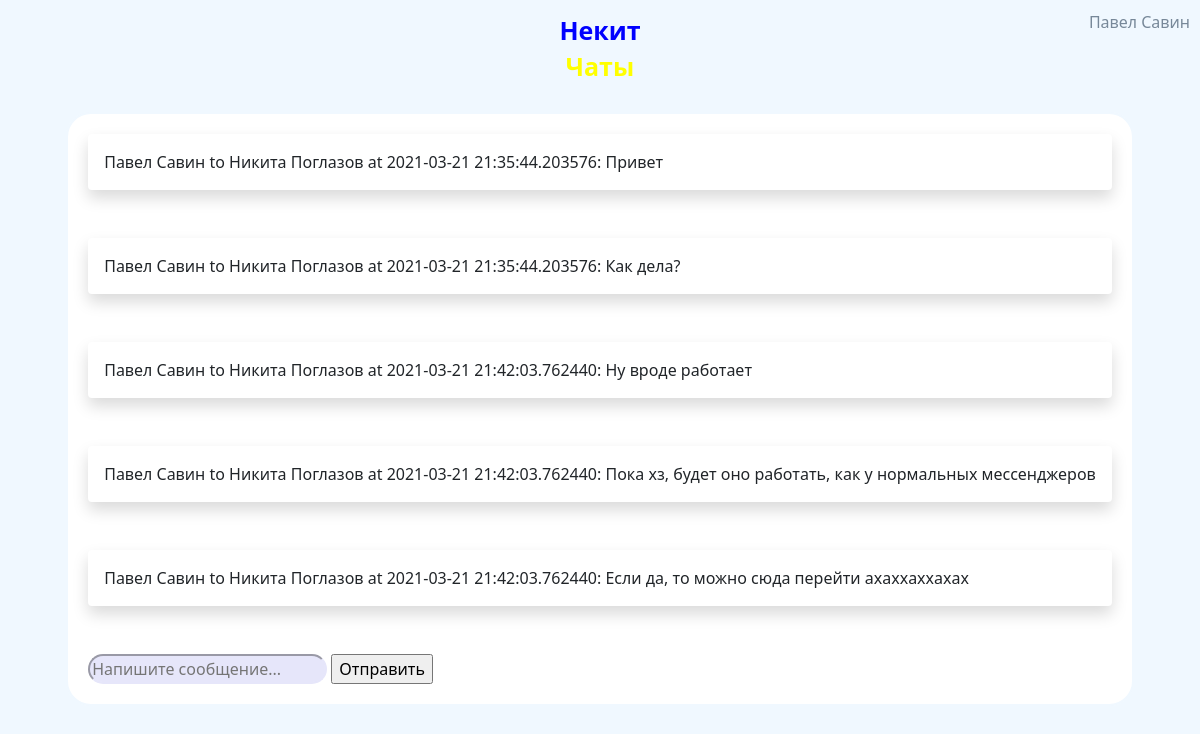
Page /conversation/1 (signed in) on the earlier database version.
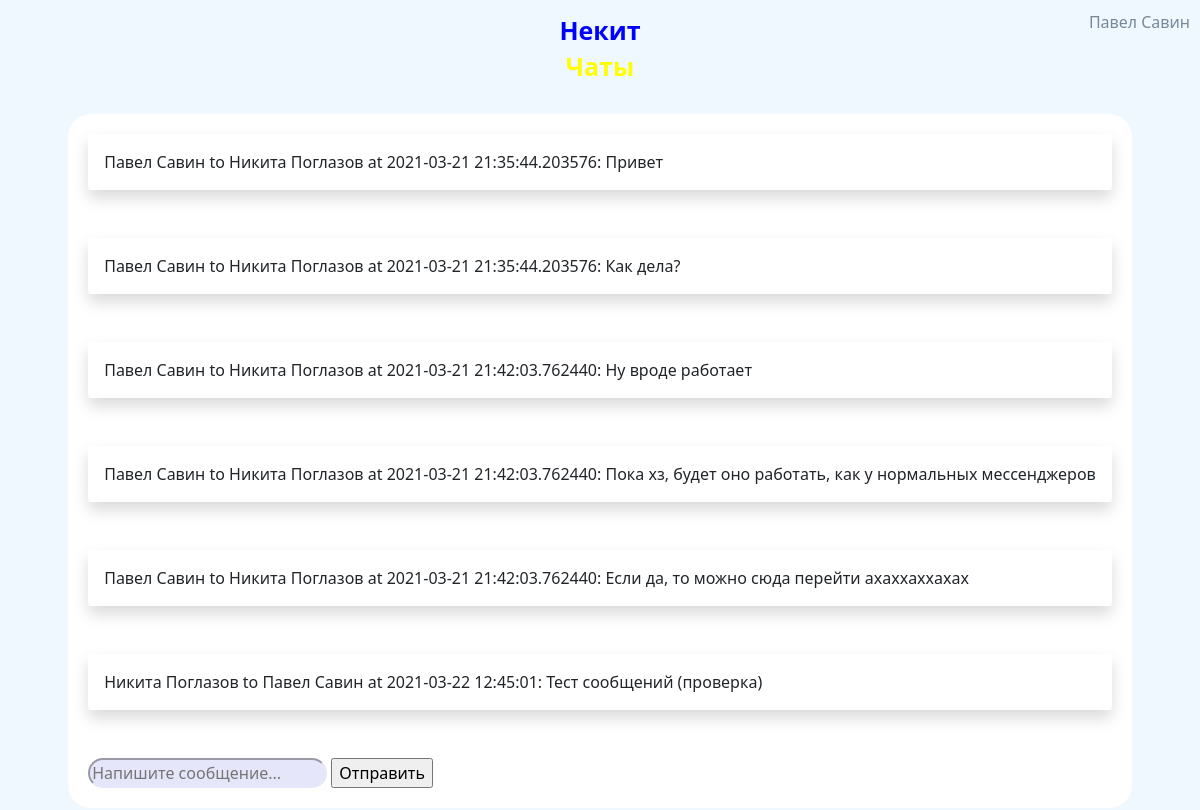
Same page on the later database version.
### data/models/user.py (models this page shows, shortened)
class User(SqlAlchemyBase, UserMixin):
    __tablename__ = 'users'
    id = Column(Integer, autoincrement=True, primary_key=True)
    name = Column(String)
    surname = Column(String)
    birthday = Column(DateTime)
    email = Column(String, unique=True)
    phone_number = Column(String, unique=True)
    hashed_password = Column(String)
    registration_time = Column(DateTime, default=datetime.now())

### data/models/message.py (models this page shows)
class Message(SqlAlchemyBase):
    __tablename__ = 'messages'
    id = Column(Integer, autoincrement=True, primary_key=True)
    to_id = Column(Integer, ForeignKey("users.id"))
    from_id = Column(Integer, ForeignKey("users.id"))
    content_id = Column(Integer, ForeignKey("contents.id"))
    created_at = Column(DateTime, default=datetime.now())
    sender = relationship("User", foreign_keys=[from_id])
    receiver = relationship("User", foreign_keys=[to_id])
    content = relationship("Content")

### data/models/content.py (models this page shows)
class Content(SqlAlchemyBase):
    __tablename__ = 'contents'
    id = Column(Integer, autoincrement=True, primary_key=True)
    content = Column(String)

### main.py (the view, shortened to what this page needs)
@app.route('/conversation/<int:user_id>', methods=['POST', 'GET'])
@login_required
def chat(user_id):
    form = MessageForm()
    session = create_session()
    messages = session.query(Message).filter(((Message.to_id == current_user.id) & (Message.from_id == user_id)) |
                                             ((Message.from_id == current_user.id) & (Message.to_id == user_id)))
    return render_template('chat.html', form=form, messages=messages)

### data/forms.py
class MessageForm(FlaskForm):
    message_field = StringField()
    send_field = SubmitField('Отправить')

### data/db_session.py (called while the page is built)
def create_session() -> Session:
    global __factory
    return __factory()

### main.py (called while the page is built)
@login_manager.user_loader
def load_user(user_id):
    session = create_session()
    return session.query(User).get(user_id)

### templates/chat.html (shortened to what this page needs)
{% extends "base.html" %}
{% block content %}
<form method="post" novalidate>
    {% for msg in messages %}
        <div class="shadow p-3 mb-5 bg-white rounded">
            {{ msg.sender.name }} {{ msg.sender.surname }} to {{ msg.receiver.name }} {{ msg.receiver.surname }}
            at {{ msg.created_at }}: {{ msg.content.content }}
        </div>
    {% endfor %}
    <div class="message_input_box">
        {{ form.message_field(class="message-field", placeholder="Напишите сообщение...") }}
        {{ form.send_field() }}
    </div>
</form>
{% endblock %}

### templates/base.html (shortened to what this page needs)
<!DOCTYPE html>
<html lang="en">
<head>
    <link rel="stylesheet" href="/static/css/style.css">
    <link rel="stylesheet" href="https://cdn.jsdelivr.net/npm/bootstrap@5.0.0-beta1/dist/css/bootstrap.min.css"
>
</head>
<body>
<header>
    {% if current_user.is_authenticated %}
        <a class="user_brand right_float" href="logout">{{ current_user.name }} {{ current_user.surname }}</a>
    {% else %}
        <a class="btn btn-outline-dark register right_float" href="/register">Зарегистрироваться</a>
        <a class="btn btn-outline-dark login right_float" href="/login">Войти</a>
    {% endif %}
    <div class="logo">
        <a href="/">
            <p class="nekit">Некит</p>
            <p class="chats">Чаты</p>
        </a>
    </div>
</header>
<main role="main" class="container float_container">
    {% block content %}{% endblock %}
</main>
</body>
</html>

### static/css/style.css (style rules this page uses)
body { background-color: aliceblue !important; }
.logo { text-align: center; margin-left: auto; margin-right: auto; margin-top: 10px; margin-bottom: 10px; max-width: 150px; font-size: 25px; font-weight: 700; line-height: 20px; }
a { text-decoration: none !important; }
header { overflow: hidden; background-color: aliceblue; margin-bottom: 10px; padding: 10px; }
.nekit { color: blue; }
.chats { color: yellow; }
.user_brand { text-decoration: none; color: lightslategray; }
div { margin: 10px; }
form { margin-left: auto; margin-right: auto; max-width: max-content; background-color: white; border: solid 2px aliceblue; border-radius: 25px; padding: 10px; }
.float_container { overflow: hidden }
.message-field { background-color: lavender; border-radius: 15px; border-color: lavender; outline: none }
.right_float { float: right; }

Differences in the rows shown:
now on this page (row edited): Message: sender.name "Никита", sender.surname "Поглазов", receiver.name "Павел", receiver.surname "Савин", created_at "2021-03-22 12:45:01", content.content "Тест сообщений (проверка)"
